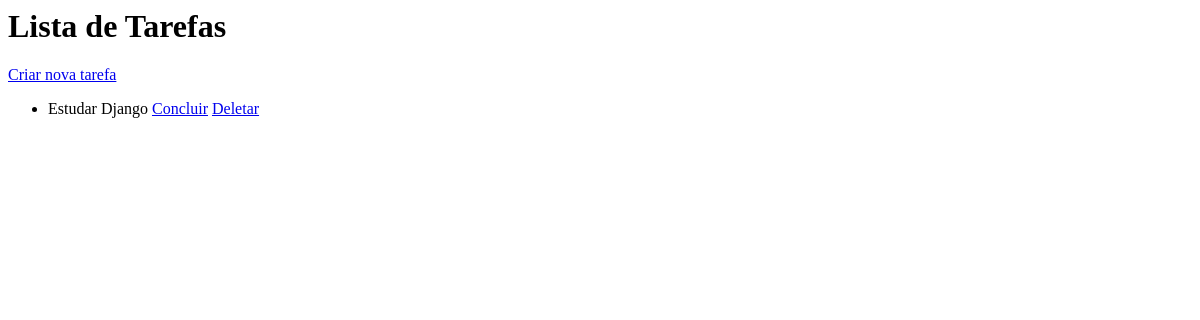
The app's page /, older data.
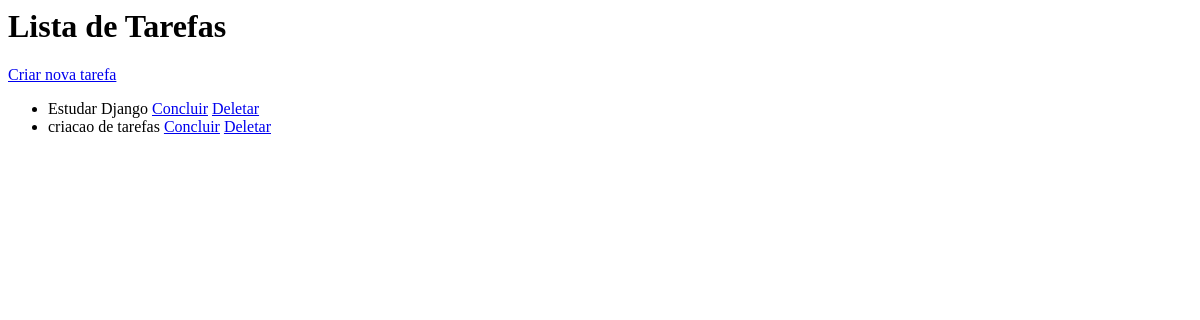
The same page, newer data.
### tasks/models.py (models this page shows, shortened)
class Task(models.Model):
    title = models.CharField(max_length=200)
    description = models.TextField()
    completed = models.BooleanField(default=False)
    created_at = models.DateTimeField(auto_now_add=True)

### tasks/views.py (the view)
# urls.py: path("", views.task_list, name="task_list"),
def task_list(request):
    tasks = Task.objects.all()
    return render(request, "tasks/task_list.html", {"tasks": tasks})

### tasks/templates/tasks/task_list.html
<h1>Lista de Tarefas</h1>
<a href="/create/">Criar nova tarefa</a>
<ul>
{% for task in tasks %}
    <li>
        {{ task.title }}
        {% if not task.completed %}
            <a href="/complete/{{ task.id }}/">Concluir</a>
        {% else %}
            (Concluída)
        {% endif %}
        <a href="/delete/{{ task.id }}/">Deletar</a>
    </li>
{% endfor %}
</ul>

Row changes from the older to the newer data that the page shows:
added Task: title "criacao de tarefas"
